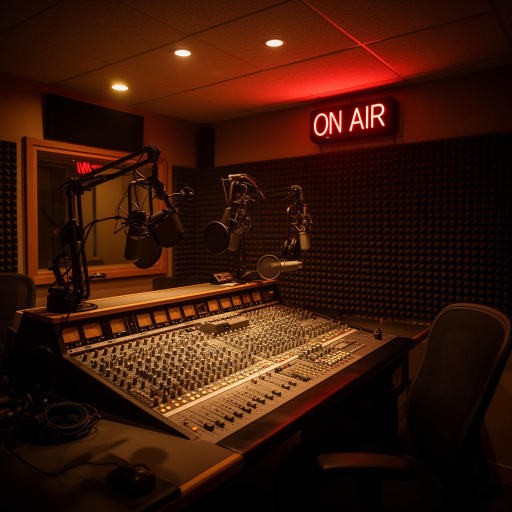
#> input picture src/assets/radio-hero.jpg, 1024 x 1024 px (shown at 1/2 size)
$ python -i generate_video.py   (imports and definitions only)
#> lines starting #> are read from the running program, lines starting #| are printed output that depends on the picture
#!/usr/bin/env python3
"""Generate the BeepApp promotional video.

This script renders the storyboard scenes with Pillow and assembles them with
FFmpeg. It intentionally uses only the project assets plus the narration file
already stored in this directory.

Usage:
    python marketing/generate_video.py
    python marketing/generate_video.py --output /tmp/beepapp-promo.mp4

Requirements:
    pip install Pillow
    ffmpeg available on PATH (or set FFMPEG_BIN=/path/to/ffmpeg)

The narration is kept as a separate MP3 because text-to-speech is not a local
video-rendering concern. Pass --no-audio to render a silent version.
"""

from __future__ import annotations

import argparse
import math
import os
import shutil
import subprocess
import tempfile
from pathlib import Path
from typing import Iterable, Sequence

try:
    from PIL import Image, ImageDraw, ImageFont, ImageFilter
except ImportError as exc:  # pragma: no cover - helpful CLI error
    raise SystemExit("Pillow is required. Install it with: pip install Pillow") from exc


ROOT = Path(__file__).resolve().parents[1]
MARKETING = Path(__file__).resolve().parent
ASSETS = ROOT / "src" / "assets"
W, H = 720, 1280
DURATIONS = (5.2, 6.5, 6.5, 7.5, 6.8, 6.0, 5.9, 3.0)
VIDEO_DURATION = sum(DURATIONS)

BLACK = "#090A0D"
BLACK_2 = "#111217"
YELLOW = "#F7C600"
YELLOW_2 = "#FFE56A"
WHITE = "#FAFAF7"
MUTED = "#A6A6A0"
GREEN = "#7BDF9B"
RED = "#FF6961"
BLUE = "#75B9FF"

_FONT_CACHE: dict[tuple[int, bool], ImageFont.FreeTypeFont] = {}


# [61 lines left out: functions font, rgb, text, _paint, alpha_text, rounded, not called in this run]


def line(draw: ImageDraw.ImageDraw, points: Sequence[tuple[float, float]], fill: str,
         width: int = 1, alpha: int = 255) -> None:
    _paint(draw, lambda item: item.line(points, fill=rgb(fill, alpha), width=width, joint="curve"), alpha)


# [7 lines left out: function circle, not called in this run]


def fit_cover(image: Image.Image, size: tuple[int, int] = (W, H)) -> Image.Image:
#> called with size = (720, 1280)
    image = image.convert("RGB")
#> image is the input picture: PIL image 1024x1024 RGB; mean R, G, B 57.3, 23.2, 9.1
    scale = max(size[0] / image.width, size[1] / image.height)
#> scale = 1.25
    resized = image.resize((round(image.width * scale), round(image.height * scale)), Image.Resampling.LANCZOS)
    left = (resized.width - size[0]) // 2
#> left = 280
    top = (resized.height - size[1]) // 2
#> top = 0
    return resized.crop((left, top, left + size[0], top + size[1])).convert("RGBA")
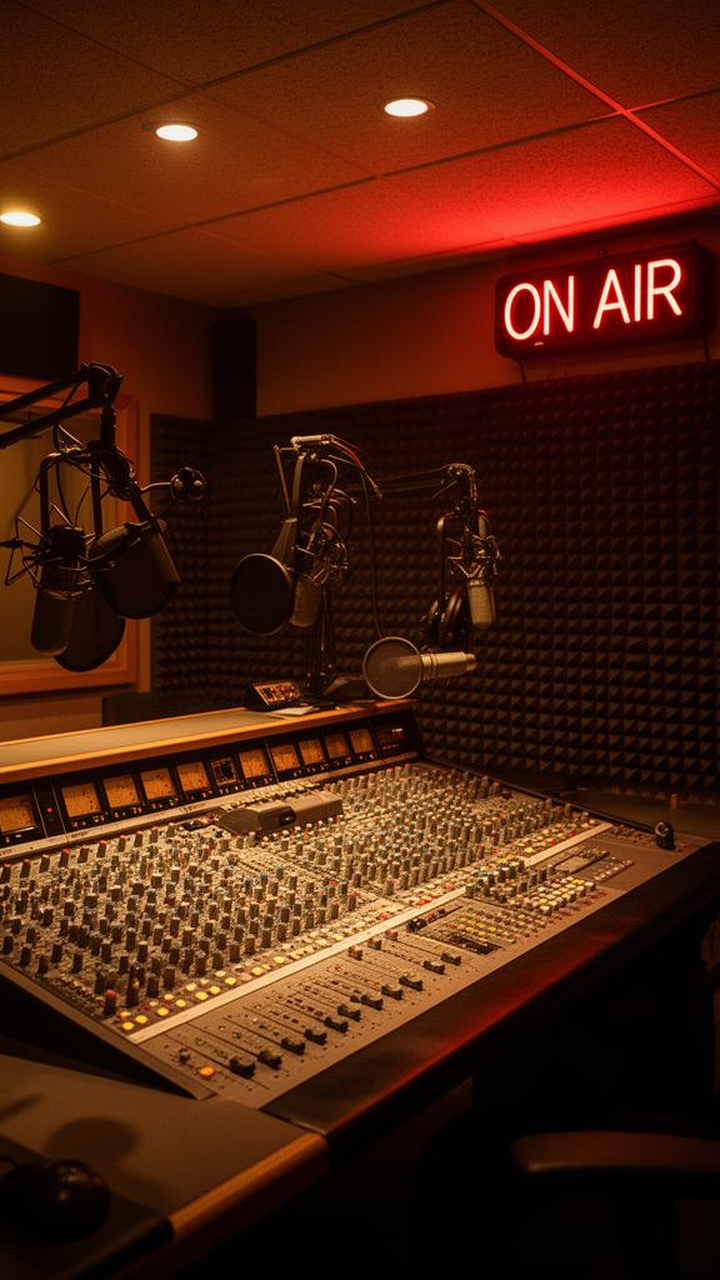
#> returned value: PIL image 720x1280 RGBA; mean R, G, B, A 75.6, 32.1, 13.7, 255


def photo_base(path: Path, opacity: int = 235, tint: str | None = None) -> Image.Image:
    base = fit_cover(Image.open(path))
    if opacity < 255:
        layer = Image.new("RGBA", base.size, (0, 0, 0, 0))
#> layer: PIL image 720x1280 RGBA; every value is 0
        layer.paste(base, (0, 0), base.split()[3].point(lambda p: round(p * opacity / 255)))
        base = layer
    if tint:
        overlay = Image.new("RGBA", base.size, rgb(tint, 52))
        base = Image.alpha_composite(base, overlay)
    return base


def canvas(base: Image.Image | None = None) -> Image.Image:
    return base.copy() if base is not None else Image.new("RGBA", (W, H), rgb(BLACK))


# [31 lines left out: functions paste_logo, header, pill, card, not called in this run]


def hex_points(cx: float, cy: float, radius: float) -> list[tuple[float, float]]:
    return [(cx + radius * math.cos(math.radians(60 * i)), cy + radius * math.sin(math.radians(60 * i))) for i in range(6)]


# [31 lines left out: functions hex_background, add_vertical_gradient, draw_wave, not called in this run]


# ---------------------------------------------------------------------------
# Recreated app screens
# ---------------------------------------------------------------------------
# The original phone screenshots supplied for the first cut are not available
# as workspace files in every environment. These compact UI mockups reproduce
# their main information architecture and visual language so the video can be
# rebuilt from the repository alone.
SCREEN_W, SCREEN_H = 360, 690


# [430 lines left out: functions screen_header, screen_nav, app_screen, paste_app_phone, scene_intro, scene_radio and 9 more, not called in this run]


def run(command: list[str]) -> None:
    print("+", " ".join(command))
    subprocess.run(command, check=True)


# [85 lines left out: functions save_scenes, assemble_video, parse_args, main, not called in this run]


# [2 lines not run here, left out]

>>> result = photo_base('../src/assets/radio-hero.jpg')
